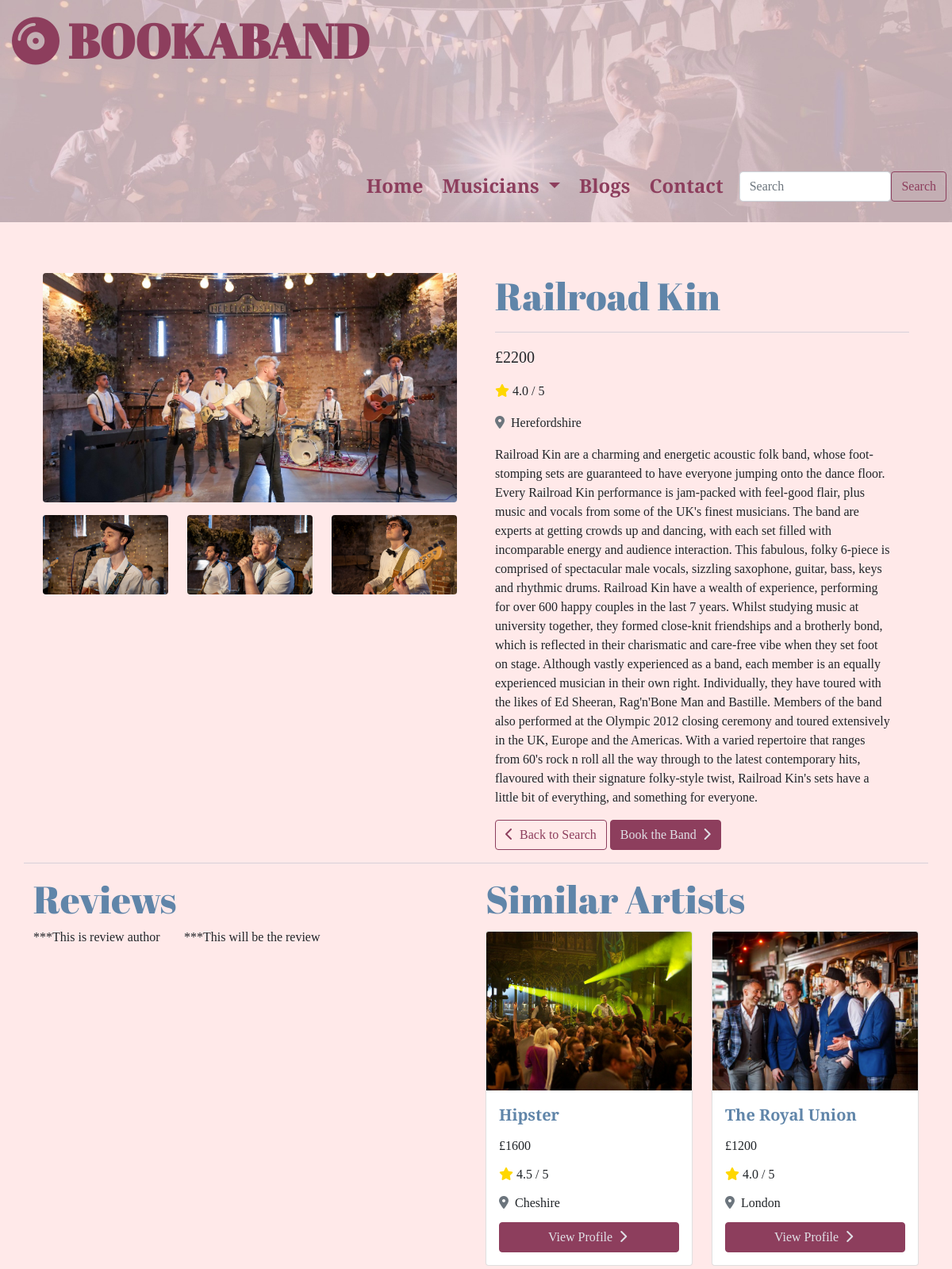
The page /bands/14/ on the database its author committed.
### bands/models.py (models this page shows, shortened)
class Band(models.Model):
    category = models.ForeignKey(
        'Category', null=True, blank=True, on_delete=models.SET_NULL)
    name = models.CharField(max_length=24)
    price = models.IntegerField()
    rating = models.DecimalField(max_digits=2, decimal_places=1)
    location = models.CharField(max_length=18)
    image_one = models.ImageField(null=True, blank=True)
    image_two = models.ImageField(null=True, blank=True)
    image_three = models.ImageField(null=True, blank=True)
    image_four = models.ImageField(null=True, blank=True)
    biography = models.TextField()

### bands/views.py (the view)
# urls.py: path('<int:band_id>/', views.band_profile, name='band_profile'),
def band_profile(request, band_id):
    band = get_object_or_404(Band, pk=band_id)
    random_bands = Band.objects.all().filter(
        category=band.category).exclude(pk=band_id).order_by('?')[:4]
    context = {
        'band': band,
        'random_bands': random_bands,
    }
    return render(request, 'bands/band_profile.html', context)

### bands/templates/bands/band_profile.html (shortened to what this page needs)
{% extends "base.html" %}
{% load static %}
{% block extra_css %}
<link rel="stylesheet" href="{% static 'bands/css/band-profile.css' %}">
{% endblock %}
{% block content %}
<div class="row mt-5">
  <div class="col-12 col-lg-6 px-4 py-3">
    {% if band.image_one %}
    <img src="{{ band.image_one.url }}" alt="" class="profile-main-img rounded" id="image-one">
    {% else %}
    <img
      src="https://mikestaff.com/wp-content/uploads/2020/12/bride-and-groom-dancing-with-guest-at-wedding-reception.jpg"
      class="profile-main-img rounded" alt="{{ band.name }}">
    {% endif %}
    <div class="row mt-3">
      <div class="col-4">
        {% if band.image_two %}
        <img src="{{ band.image_two.url }}" alt="" class="profile-sm-img rounded" id="image-two">
        {% endif %}
      </div>
      <div class="col-4">
        {% if band.image_three %}
        <img src="{{ band.image_three.url }}" alt="" class="profile-sm-img rounded" id="image-three">
        {% endif %}
      </div>
      <div class="col-4">
        {% if band.image_four %}
        <img src="{{ band.image_four.url }}" alt="" class="profile-sm-img rounded" id="image-four">
        {% endif %}
      </div>
    </div>
  </div>
  <div class="col-12 col-lg-6 px-4 py-3">
    <h2 class="text-d-blue">{{ band.name }}</h2>
    <hr>
    <div class="band-price">
      <p>£{{ band.price }}</p>
    </div>
    <div class="band-rating">
      <p><i class="fas fa-star"></i> {{ band.rating }} / 5</p>
    </div>
    <div class="band-location">
      <p class=""><i class="text-muted fas fa-map-marker-alt pe-1"></i> {{ band.location }}</p>
    </div>
    <div class="band-biog">
      <p>{{ band.biography }}</p>
    </div>
    <div class=" profile-buttons">
      <a href="{% url 'all_bands' %}" class="btn btn-secondary"><i class="fas fa-chevron-left pe-2"></i>Back to
        Search</a>
      <a href="{% url 'new_booking' band.id %}" class="btn btn-primary">Book the Band<i class="fas fa-chevron-right ps-2"></i></a>
    </div>
  </div>
  <hr>
</div>
<div class="row">
  <div class="col-12 col-lg-6">
    <h2 class="text-d-blue">Reviews</h2>
    <div class="row">
      <div class="col-12 col-lg-4">
        ***This is review author
      </div>
      <div class="col-12 col-lg-8">
        ***This will be the review
      </div>
    </div>
  </div>
  <div class="col-12 col-lg-6">
    <h2 class="text-d-blue">Similar Artists</h2>
    <div class="row">
      {% for random_band in random_bands %}
      <div class="col-6">
        <div class="card my-1">
          {% if random_band.image_one %}
          <img src="{{ random_band.image_one.url }}" class="card-img-top" alt="{{ random_band.name }}">
          {% else %}
          <img
            src="https://mikestaff.com/wp-content/uploads/2020/12/bride-and-groom-dancing-with-guest-at-wedding-reception.jpg"
            class="card-img-top" alt="Generic wedding photo">
          {% endif %}
          <div class="card-body">
            <p class="card-title m-0 text-d-blue">{{ random_band.name }}</p>
            <p class="card-text m-0">£{{ random_band.price }}</p>
            <p class="card-text m-0"><i class="fas fa-star"></i> {{ random_band.rating }} / 5</p>
            <p class="card-text m-0"><i class="text-muted fas fa-map-marker-alt pe-1"></i> {{ random_band.location }}
            </p>
            <a href="{% url 'band_profile' random_band.id %}" class="btn btn-primary">View Profile <i
                class="fas fa-chevron-right px-1"></i></a>
          </div>
        </div>
      </div>
      {% endfor %}
    </div>
  </div>
</div>
{% endblock %}

### static/css/base.css (style rules this page uses)
html { height: 100%; }
body { font-family: 'Playfair Display', serif; background: #ffe9e9; }
.text-d-blue { color: #6085A9; }
.btn-primary { color: #E0E0E6; background-color: #8d3e5d; border: 1px solid #8d3e5d; }
.btn-secondary { border-color: #8d3e5d; color: #8d3e5d; background-color: transparent; }
hr { color: #6085A9; border: 0; margin: 16px 0px; }
h2 { font-family: 'Abril Fatface', cursive; font-size: 48px; }
.card-body { display: flex; flex-direction: column; justify-content: space-between; height: 220px; }
.card-img-top { height: 200px; object-fit: cover; overflow: hidden; }
.card-title { font-size: 20px; font-weight: 600; overflow: hidden; }
.fa-star { color: #FFD700; }

### bands/static/bands/css/band-profile.css (style rules this page uses)
.profile-main-img { width: 100%; object-fit: cover; overflow: hidden; }
.profile-sm-img { height: 90px; width: 100%; object-fit: cover; overflow: hidden; }
.band-price { font-size: 20px; }
.band-biog { max-width: 500px; }
@media screen and (min-width: 768px) { .profile-sm-img { height: 140px; } }
@media screen and (min-width: 992px) { .profile-sm-img { height: 100px; } }

### rows shown on the page
Band: image_one (picture), image_two (picture), image_three (picture), image_four (picture), name "Railroad Kin", price "2200", rating "4.0", location "Herefordshire", biography "Railroad Kin are a charming and energetic acoustic folk band, whose foot-stomping sets are guaranteed to have everyone jumping onto the dance floor. Every Railroad Kin performance is jam-packed with feel-good flair, plus music and vocals from some of the UK's finest musicians. The band are experts at getting crowds up and dancing, with each set filled with incomparable energy and audience interaction. This fabulous, folky 6-piece is comprised of spectacular male vocals, sizzling saxophone, guitar, bass, keys and rhythmic drums. Railroad Kin have a wealth of experience, performing for over 600 happy couples in the last 7 years. Whilst studying music at university together, they formed…"
Band: image_one (picture), name "Hipster", price "1600", rating "4.5", location "Cheshire"
Band: image_one (picture), name "The Royal Union", price "1200", rating "4.0", location "London"
